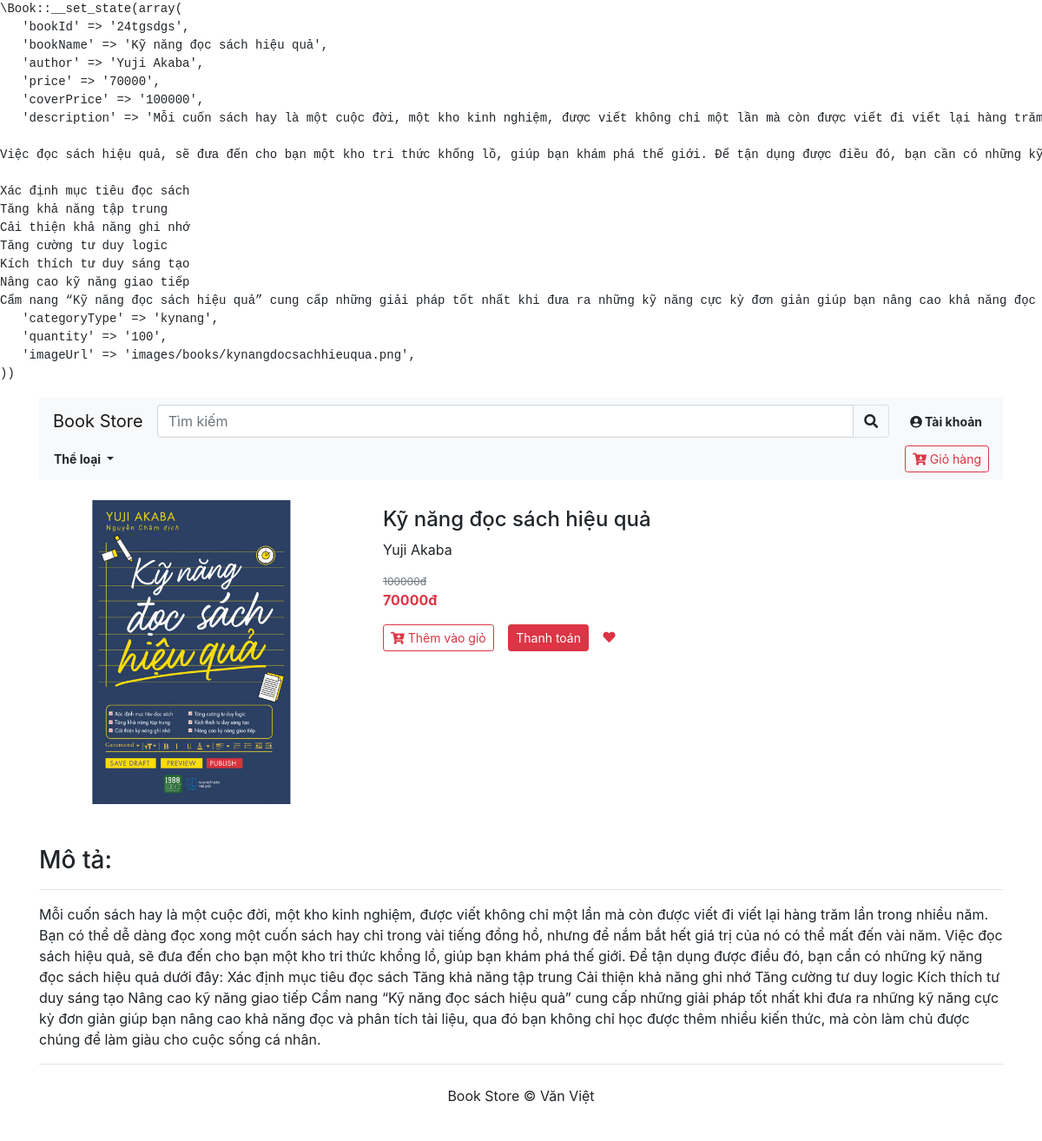
The app's page /views/detail.php?bookId=24tgsdgs with its own data.
### tables this page shows
CREATE TABLE `books` (
  `id` varchar(10) NOT NULL,
  `bookname` varchar(80) NOT NULL,
  `author` varchar(50) NOT NULL,
  `categoryId` varchar(20) NOT NULL,
  `description` text NOT NULL,
  `price` int(11) NOT NULL,
  `coverPrice` int(11) NOT NULL,
  `quantity` int(11) NOT NULL,
  `imageUrl` varchar(255) NOT NULL,
  `created_at` timestamp NOT NULL DEFAULT current_timestamp() ON UPDATE current_timestamp(),
  `updated_at` timestamp NOT NULL DEFAULT '0000-00-00 00:00:00'
);

### models/book.php (called while the page is built, shortened)
<?php
  class Book {
    function __construct($bookId, $bookName, $author, $price, $coverPrice, $description, $categoryType, $quantity, $imageUrl) {
      $this->bookId = $bookId;
      $this->bookName = $bookName;
      $this->author = $author;
      $this->price = $price;
      $this->coverPrice = $coverPrice;
      $this->description = $description;
      $this->imageUrl = $imageUrl;
    }
    static function getById($bookId) {
      $conn = Database::getConnection();
      $query = "SELECT * FROM books WHERE id='$bookId'";
      $rs = $conn->query($query);
      $returnArr = array();
      if($rs->num_rows > 0) {
        $row = $rs->fetch_assoc();
        $returnArr = new Book(
          $row["id"],
          $row["bookname"],
          $row["author"],
          $row["price"],
          $row["coverPrice"],
          $row["description"],
          $row["categoryId"],
          $row["quantity"],
          $row["imageUrl"]
        );
      }
      return $returnArr;
    }
  }
?>

### views/detail.php (the view, shortened to what this page needs)
<?php
  include_once('../models/book.php');
  $bookId = $_REQUEST["bookId"];
  $book = Book::getById($bookId);
  echo '<pre>' . var_export($book, true) . '</pre>';
?>
<!DOCTYPE html>
<html>
<?php
  include_once('./components/head.php');
?>
<body>
  <div class="container">
    <div class="sticky-top">
      <?php
        include_once('./components/header.php');
        include_once('./components/nav.php');
      ?>
    </div>
    <div class="row">
      <div class="col-12 col-md-4">
        <div class="text-center">
          <img src="../public/<?php echo $book->imageUrl ?>" class="img-fluid" alt="img">
        </div>
      </div>
      <div class="col-12 col-md-8">
        <div class="px-0 px-md-3">
          <h4 class="h4 mt-2"><?php echo $book->bookName ?></h4>
          <p><?php echo $book->author ?></p>
          <p class="text-muted d-inline align-top" style="text-decoration: line-through; font-size: 0.75rem"><?php echo $book->coverPrice ?>đ</p>
          <p class="text-danger font-weight-bold"><?php echo $book->price ?>đ</p>
          <button class="btn btn-sm btn-outline-danger mr-2"><i class="fas fa-cart-plus"></i> Thêm vào giỏ</button>
          <a href="cart.php?op=add&id=<?php echo $book->bookId ?>"><button class="btn btn-sm btn-danger mx-1">Thanh toán</button></a>
          <button class="btn btn-sm border-0" title="Yêu thích"><i class="fas fa-heart text-danger"></i></button>
        </div>
      </div>
    </div>
    <div class="mt-2 mt-md-5">
      <h3 class="h3">Mô tả:</h3>
      <hr>
      <p><?php echo $book->description ?></p>
    </div>
    <?php
      include_once('./components/footer.php');
    ?>
  </div>
</body>
</html>

### views/components/head.php (shortened to what this page needs)
<head>
  <link rel="stylesheet" href="../public/vendor/bootstrap-4.3.1/css/bootstrap.min.css">
  <link rel="stylesheet" href="../public/vendor/fontawesome-5.11.2/css/all.css" />
  <link rel="stylesheet" href="../public/vendor/OwlCarousel2-2.3.4/assets/owl.carousel.min.css">
  <link rel="stylesheet" href="../public/vendor/OwlCarousel2-2.3.4/assets/owl.theme.default.min.css">
  <link rel="stylesheet" href="../public/css/main.css">
</head>

### views/components/header.php (shortened to what this page needs)
<nav class="navbar navbar-expand-lg navbar-light bg-light d-flex justify-content-between">
  <a class="navbar-brand" href="http://localhost/book-store-php/views/home.php">Book Store</a>
  <div class="collapse navbar-collapse" id="navbar">
      <form class="input-group my-3 my-md-0" action="/book_trading_servlet/search" method="get">
		<input type="text" class="form-control" name="keyword" value="" placeholder="Tìm kiếm" aria-label="Tìm kiếm" aria-describedby="button-addon2">
		<div class="input-group-append">
		  <button class="btn border-top border-right border-bottom" type="submit" id="button-addon2"><i class="fas fa-search"></i></button>
		</div>
      </form>
  </div>
  <div class="collapse navbar-collapse flex-grow-0" id="account">
    <div class="pl-md-3 my-3 my-md-0 text-center">
      <button class="btn btn-sm btn-light font-weight-bold border-0"><i class="fas fa-user-circle"></i> Tài khoản</button>
    </div>
  </div>
</nav>

### views/components/nav.php (shortened to what this page needs)
<nav class="navbar navbar-expand-lg navbar-light bg-light pt-0 mb-4">
  <div class="dropdown">
    <button class="btn btn-sm btn-light dropdown-toggle ml-n2 mr-4 font-weight-bold" type="button" id="dropdownMenuButton" data-toggle="dropdown" aria-haspopup="true" aria-expanded="false">
      Thể loại
    </button>
  </div>
  <div class="ml-auto">
  	<a href="http://localhost/book-store-php/views/cart.php">
    	<button id="cart" class="btn btn-sm btn-light btn-outline-danger" data-toggle="tooltip" data-placement="bottom"><i class="fas fa-cart-arrow-down"></i> Giỏ hàng <span class="text-dark" id="cartQuantity"></span></button>
    </a>
  </div>
</nav>

### views/components/footer.php
<footer class="py-4 border-top">
  <p class="text-center">Book Store © Văn Việt</p>
</footer>

### records on screen
books: imageUrl (picture), bookname "Kỹ năng đọc sách hiệu quả", author "Yuji Akaba", coverPrice "100000", price "70000", description "Mỗi cuốn sách hay là một cuộc đời, một kho kinh nghiệm, được viết không chỉ một lần mà còn được viết đi viết lại hàng trăm lần trong nhiều năm. Bạn có thể dễ dàng đọc xong một cuốn sách hay chỉ trong vài tiếng đồng hồ, nhưng để nắm bắt hết giá trị của nó có thể mất đến vài năm. Việc đọc sách hiệu quả, sẽ đưa đến cho bạn một kho tri thức khổng lồ, giúp bạn khám phá thế giới. Để tận dụng được điều đó, bạn cần có những kỹ năng đọc sách hiệu quả dưới đây: Xác định mục tiêu đọc sách Tăng khả năng tập trung Cải thiện khả năng ghi nhớ Tăng cường tư duy logic Kích thích tư duy sáng tạo Nâng cao kỹ năng giao tiếp Cẩm nang “Kỹ năng đọc sách hiệu quả” cung cấp những giải pháp tốt nhất khi đưa ra những…"
